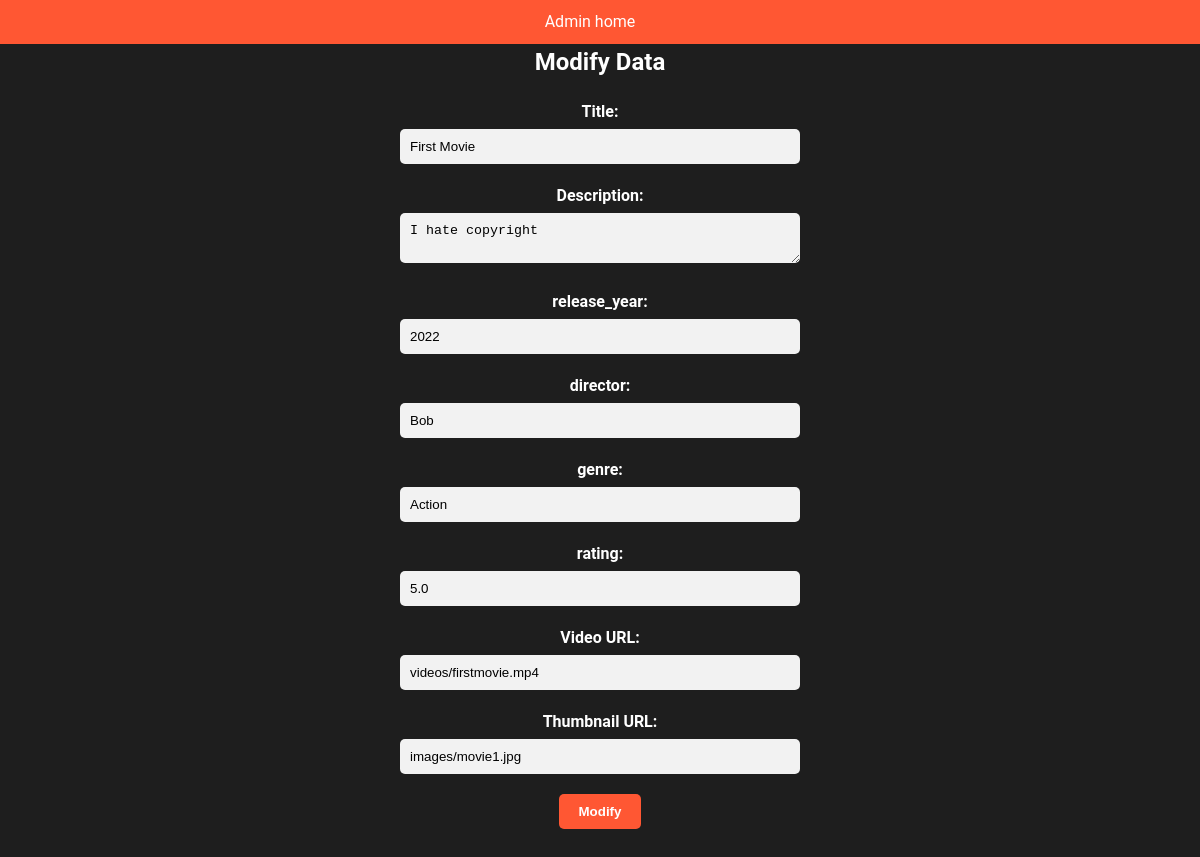
The page /modify_movie.php?id=1 on the database its author committed.
### tables this page shows
CREATE TABLE `movies` (
  `id` int(11) NOT NULL,
  `title` varchar(255) NOT NULL,
  `description` text DEFAULT NULL,
  `release_year` int(11) DEFAULT NULL,
  `director` varchar(255) DEFAULT NULL,
  `genre` varchar(100) DEFAULT NULL,
  `rating` decimal(3,1) DEFAULT NULL,
  `thumbnail_url` varchar(255) DEFAULT NULL,
  `video_url` varchar(255) DEFAULT NULL
);

### modify_movie.php (the view, shortened to what this page needs)
<!DOCTYPE html>
<html lang="en">
<head>
    <link rel="stylesheet" href="admin_style.css">
</head>
<body>
<?php
$servername = "localhost";
$username = "root";
$password = "";
$dbname = "webpage_for_video_sharing";
$conn = new mysqli($servername, $username, $password, $dbname);
if (isset($_POST['modify_submit'])) {
    $id = $_POST['id'];
    $title = $_POST['title'];
    $description = $_POST['description'];
    $release_year = $_POST['release_year'];
    $director = $_POST['director'];
    $genre = $_POST['genre'];
    $rating = $_POST['rating'];
    $video_url = $_POST['video_url'];
    $thumbnail_url = $_POST['thumbnail_url'];
    $stmt = $conn->prepare("UPDATE movies SET title=?, description=?, release_year=?, director=?, genre=?, rating=?, thumbnail_url=?, video_url=? WHERE id=?");
    $stmt->bind_param("ssisssssi", $title, $description, $release_year, $director, $genre, $rating, $thumbnail_url, $video_url, $id);
    if ($stmt->execute()) {
        echo "<h2>Update successful!</h2>";
        echo "<p>Back to <a href='admin.php'>content admin</a></p>";
    } else {
        echo "Error: " . $stmt->error;
    }
    $stmt->close();
} elseif (isset($_GET['id'])) {
    $id = $_GET['id'];
    $stmt_select = $conn->prepare("SELECT * FROM movies WHERE id = ?");
    if ($stmt_select) {
        $stmt_select->bind_param("i", $id);
        $stmt_select->execute();
        $movies_result = $stmt_select->get_result();
        if ($movies_result->num_rows > 0) {
            $row = $movies_result->fetch_assoc();
?>
            <div id="page-wrap">
                <header>
                    <nav>
                        <ul>
                            <li><a href="admin.php">Admin home</a></li>
                        </ul>
                    </nav>
                </header>
                <section id="main">
                    <article class="centered-content">
                        <h2>Modify Data</h2>
                        <form method="post">
                            <div>
                                <label for="title">Title:</label>
                                <input type="text" name="title" id="title" value="<?php echo htmlspecialchars($row['title']); ?>">
                            </div>
                            <div>
                                <label for="description">Description:</label>
                                <textarea name="description" id="description"><?php echo htmlspecialchars($row['description']); ?></textarea>
                            </div>
                            <div>
                                <label for="release_year">release_year:</label>
                                <input type="text" name="release_year" id="release_year" value="<?php echo htmlspecialchars($row['release_year']); ?>">
                            </div>
                            <div>
                                <label for="director">director:</label>
                                <input type="text" name="director" id="director" value="<?php echo htmlspecialchars($row['director']); ?>">
                            </div>
                            <div>
                                <label for="genre">genre:</label>
                                <input type="text" name="genre" id="genre" value="<?php echo htmlspecialchars($row['genre']); ?>">
                            </div>
                            <div>
                                <label for="rating">rating:</label>
                                <input type="text" name="rating" id="rating" value="<?php echo htmlspecialchars($row['rating']); ?>">
                            </div>
                            <div>
                                <label for="video_url">Video URL:</label>
                                <input type="text" name="video_url" id="video_url" value="<?php echo htmlspecialchars($row['video_url'] ?? ''); ?>">
                            </div>
                            <div>
                                <label for="thumbnail_url">Thumbnail URL:</label>
                                <input type="text" name="thumbnail_url" id="thumbnail_url" value="<?php echo htmlspecialchars($row['thumbnail_url'] ?? ''); ?>">
                            </div>
                            <div id="send">
                                <input type="submit" name="modify_submit" value="Modify">
                            </div>
                        </form>
                    </article>
                </section>
            </div>
<?php
        } else {
            echo "No data found for the selected id.";
        }
    } else {
        echo "Error preparing statement: " . $conn->error;
    }
}
?>
</body>
</html>

### admin_style.css (style rules this page uses)
* { box-sizing: border-box; margin: 0; padding: 0; }
body { font-family: 'Roboto', sans-serif; line-height: 1.5; color: #FFFFFF; background-color: rgb(30, 30, 30); }
header { background-color: #FF5733; padding: 10px; text-align: center; }
nav ul { list-style: none; display: flex; justify-content: center; }
nav li { margin-right: 20px; }
nav a { text-decoration: none; color: #FFFFFF; }
h1, h2, h3 { margin-bottom: 20px; }
section { margin-bottom: 40px; }
form label { display: block; margin-bottom: 5px; font-weight: bold; color: #FFFFFF; }
form input[type="text"], form input[type="email"], form textarea { width: 80%; max-width: 400px; padding: 10px; border: none; border-radius: 5px; margin-bottom: 20px; background-color: #F2F2F2; }
#send { text-align: center; }
input[type="submit"] { background-color: #FF5733; color: #FFFFFF; padding: 10px 20px; border: none; border-radius: 5px; cursor: pointer; font-weight: bold; }
.centered-content { margin: 0 auto; text-align: center; }

### rows shown on the page
movies: title "First Movie", description "I hate copyright", release_year "2022", director "Bob", genre "Action", rating "5.0", video_url "videos/firstmovie.mp4", thumbnail_url "images/movie1.jpg"
